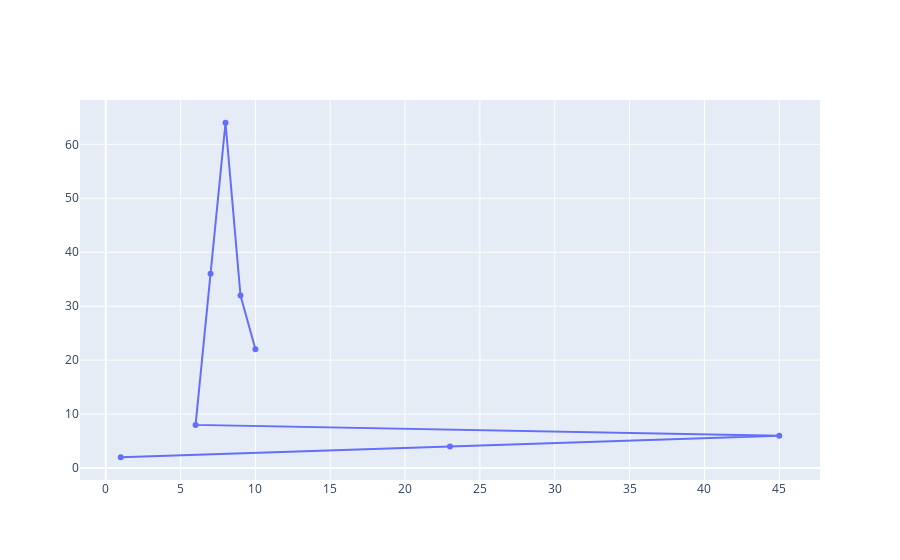

Notebook cell for this chart:
### Code cell
import plotly.graph_objects as go
fig=go.Figure(go.Scatter(x=x,y=y))
fig.show()

### Figure 1 — Plotly figure (JSON) as saved in the notebook; plotly's stock layout.template omitted (floating-point values rounded to 4 significant figures)
{"data": [{"type": "scatter", "x": [1, 23, 45, 6, 7, 8, 9, 10], "y": [2, 4, 6, 8, 36, 64, 32, 22]}], "layout": {"autosize": true, "xaxis": {"autorange": true, "range": [-1.659, 47.66], "type": "linear"}, "yaxis": {"autorange": true, "range": [-3.117, 69.12], "type": "linear"}}}
